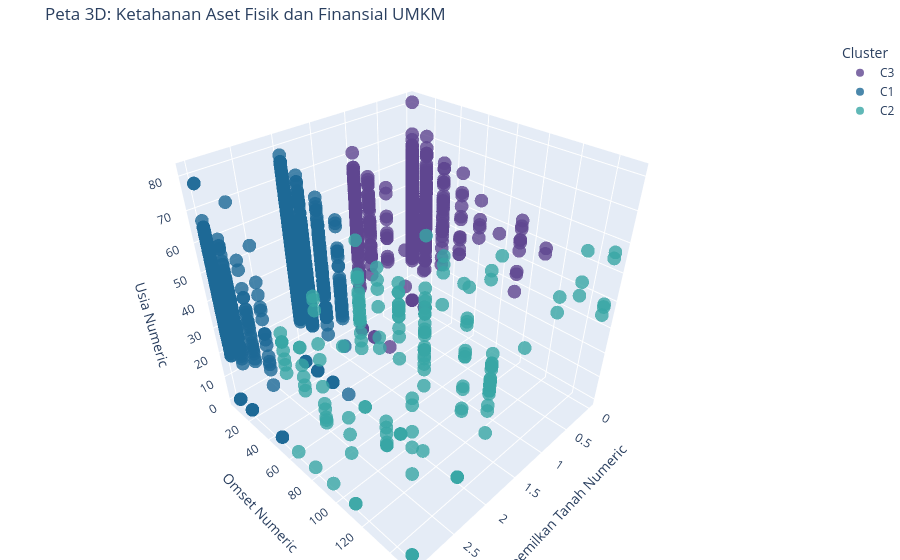
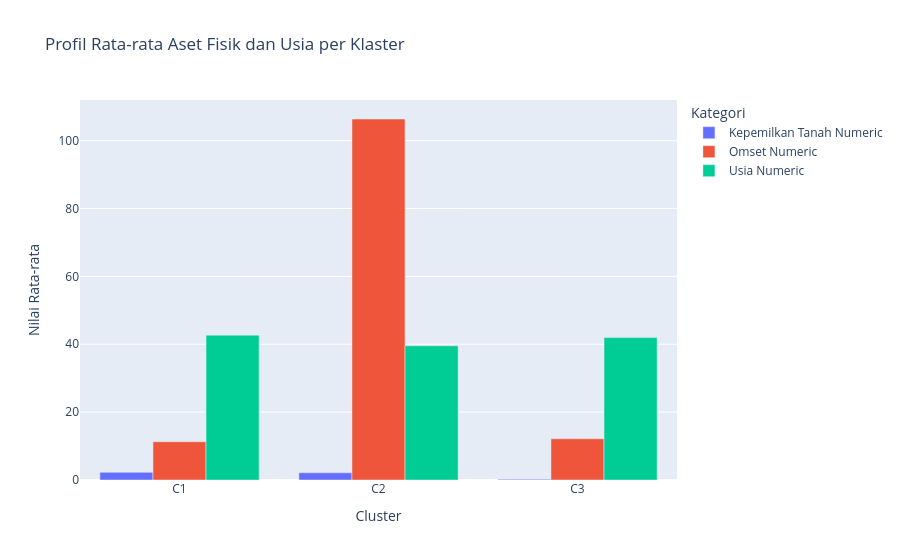

Notebook cell for these charts, in order:
### Code cell
import plotly.express as px

# =========================================================
# 1. Visualisasi 3D Interaktif (Aset vs Omset vs Usia)
# =========================================================
fig_3d_c4 = px.scatter_3d(
    df, 
    x=fitur_yang_dipakai[0], # Kepemilikan Tanah Numeric
    y=fitur_yang_dipakai[1], # Omset Numeric
    z=fitur_yang_dipakai[2], # Usia Numeric
    color='Cluster',
    hover_name='Nama Usaha',
    title="Peta 3D: Ketahanan Aset Fisik dan Finansial UMKM",
    opacity=0.8,
    size_max=12,
    color_discrete_sequence=px.colors.qualitative.Prism
)

fig_3d_c4.update_layout(margin=dict(l=0, r=0, b=0, t=40))
fig_3d_c4.show()


# =========================================================
# 2. Bar Chart (Pembandingan Profil Rata-rata Aset)
# =========================================================
# Mengambil rata-rata metrik dari setiap klaster
df_avg_c4 = df.groupby('Cluster')[fitur_yang_dipakai].mean().reset_index()

# Melakukan transformasi data (melt)
df_melted_c4 = df_avg_c4.melt(id_vars='Cluster', value_vars=fitur_yang_dipakai, 
                        var_name='Kategori', value_name='Nilai Rata-rata')

# Menggambar diagram batang
fig_bar_c4 = px.bar(
    df_melted_c4, 
    x='Cluster', 
    y='Nilai Rata-rata', 
    color='Kategori', 
    barmode='group',
    title="Profil Rata-rata Aset Fisik dan Usia per Klaster"
)
fig_bar_c4.show()

### Figure 1 — Plotly figure (JSON) as saved in the notebook; plotly's stock layout.template omitted (floating-point values rounded to 4 significant figures; data arrays with more than 128 entries replaced by an {"elided": "..."} marker saying what was removed)
{"data": [{"hovertemplate": "<b>%{hovertext}</b><br><br>Cluster=C3<br>Kepemilkan Tanah Numeric=%{x}<br>Omset Numeric=%{y}<br>Usia Numeric=%{z}<extra></extra>", "hovertext": {"elided": "763 str values"}, "legendgroup": "C3", "marker": {"color": "rgb(95, 70, 144)", "opacity": 0.8, "symbol": "circle"}, "mode": "markers", "name": "C3", "scene": "scene", "showlegend": true, "type": "scatter3d", "x": {"elided": "763 int values"}, "y": {"elided": "763 float values"}, "z": {"elided": "763 int values"}}, {"hovertemplate": "<b>%{hovertext}</b><br><br>Cluster=C1<br>Kepemilkan Tanah Numeric=%{x}<br>Omset Numeric=%{y}<br>Usia Numeric=%{z}<extra></extra>", "hovertext": {"elided": "1682 str values"}, "legendgroup": "C1", "marker": {"color": "rgb(29, 105, 150)", "opacity": 0.8, "symbol": "circle"}, "mode": "markers", "name": "C1", "scene": "scene", "showlegend": true, "type": "scatter3d", "x": {"elided": "1682 int values"}, "y": {"elided": "1682 float values"}, "z": {"elided": "1682 int values"}}, {"hovertemplate": "<b>%{hovertext}</b><br><br>Cluster=C2<br>Kepemilkan Tanah Numeric=%{x}<br>Omset Numeric=%{y}<br>Usia Numeric=%{z}<extra></extra>", "hovertext": {"elided": "175 str values"}, "legendgroup": "C2", "marker": {"color": "rgb(56, 166, 165)", "opacity": 0.8, "symbol": "circle"}, "mode": "markers", "name": "C2", "scene": "scene", "showlegend": true, "type": "scatter3d", "x": {"elided": "175 int values"}, "y": {"elided": "175 float values"}, "z": {"elided": "175 int values"}}], "layout": {"legend": {"title": {"text": "Cluster"}, "tracegroupgap": 0}, "margin": {"b": 0, "l": 0, "r": 0, "t": 40}, "scene": {"domain": {"x": [0, 1], "y": [0, 1]}, "xaxis": {"title": {"text": "Kepemilkan Tanah Numeric"}}, "yaxis": {"title": {"text": "Omset Numeric"}}, "zaxis": {"title": {"text": "Usia Numeric"}}}, "title": {"text": "Peta 3D: Ketahanan Aset Fisik dan Finansial UMKM"}}}

### Figure 2 — Plotly figure (JSON) as saved in the notebook; plotly's stock layout.template omitted (floating-point values rounded to 4 significant figures)
{"data": [{"alignmentgroup": "True", "hovertemplate": "Kategori=Kepemilkan Tanah Numeric<br>Cluster=%{x}<br>Nilai Rata-rata=%{y}<extra></extra>", "legendgroup": "Kepemilkan Tanah Numeric", "marker": {"color": "#636efa", "pattern": {"shape": ""}}, "name": "Kepemilkan Tanah Numeric", "offsetgroup": "Kepemilkan Tanah Numeric", "orientation": "v", "showlegend": true, "textposition": "auto", "type": "bar", "x": ["C1", "C2", "C3"], "xaxis": "x", "y": [2.249, 2.131, 0.2163], "yaxis": "y"}, {"alignmentgroup": "True", "hovertemplate": "Kategori=Omset Numeric<br>Cluster=%{x}<br>Nilai Rata-rata=%{y}<extra></extra>", "legendgroup": "Omset Numeric", "marker": {"color": "#EF553B", "pattern": {"shape": ""}}, "name": "Omset Numeric", "offsetgroup": "Omset Numeric", "orientation": "v", "showlegend": true, "textposition": "auto", "type": "bar", "x": ["C1", "C2", "C3"], "xaxis": "x", "y": [11.26, 106.4, 12.15], "yaxis": "y"}, {"alignmentgroup": "True", "hovertemplate": "Kategori=Usia Numeric<br>Cluster=%{x}<br>Nilai Rata-rata=%{y}<extra></extra>", "legendgroup": "Usia Numeric", "marker": {"color": "#00cc96", "pattern": {"shape": ""}}, "name": "Usia Numeric", "offsetgroup": "Usia Numeric", "orientation": "v", "showlegend": true, "textposition": "auto", "type": "bar", "x": ["C1", "C2", "C3"], "xaxis": "x", "y": [42.69, 39.54, 41.97], "yaxis": "y"}], "layout": {"barmode": "group", "legend": {"title": {"text": "Kategori"}, "tracegroupgap": 0}, "title": {"text": "Profil Rata-rata Aset Fisik dan Usia per Klaster"}, "xaxis": {"anchor": "y", "domain": [0, 1], "title": {"text": "Cluster"}}, "yaxis": {"anchor": "x", "domain": [0, 1], "title": {"text": "Nilai Rata-rata"}}}}
